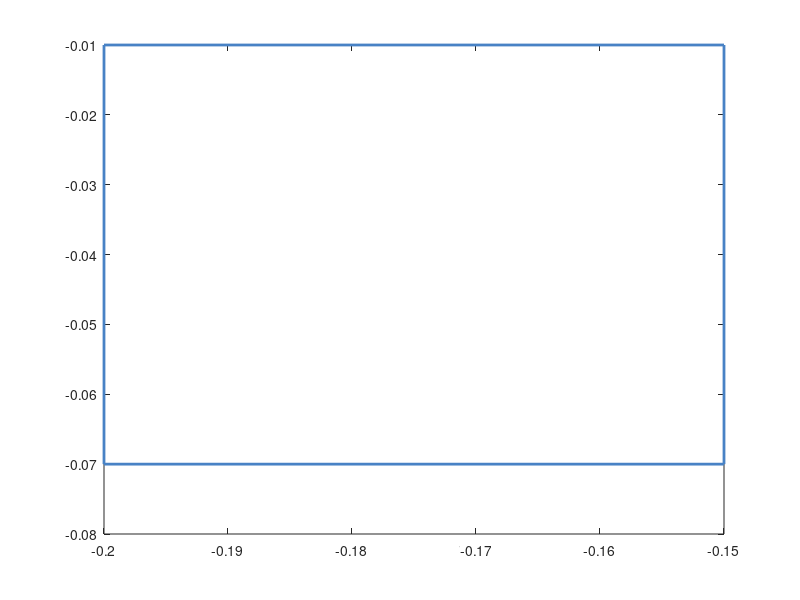

This chart was generated by the following MATLAB code: (Note: this script raises an error after producing the figure.)
plot( [-0.2, -0.15, -0.15, -0.2, -0.2], [-0.07,-0.07,-0.01,-0.01,-0.07] , 'color' , [72/255 130/255 197/255], 'LineWidth', 2.0);
hold on;
clear;
Ts = 0.2;  % Sample Time
N = 3;    % Prediction horizon
Duration = 6; % Simulation horizon

radius = 0.05;

global simulation_result;
global disturb_range;

disturb_range = 0.1; % Disturbance range

formatSpec = '%f %f %f\n';

fileID = fopen('nn_4_relu.txt','w');

for m=1:100

    
x0 = 0.35 + radius*rand(1);
y0 = -0.35 + radius*rand(1);
z0 = 0.35 + radius*rand(1);

x = [x0;y0;z0;];

simulation_result = x;

options = optimoptions('fmincon','Algorithm','sqp','Display','none');
uopt = zeros(N,1);

u_max = 0;

% Apply the control input constraints
LB = -3*ones(N,1);
UB = 3*ones(N,1);

x_now = zeros(3,1);
x_next = zeros(3,1);
z = zeros(4,1);

x_now = x;

% Start simulation
for ct = 1:(Duration/Ts)
     u = NN_output(x_now,3,1,'nn_4_relu');
     
     z(1) = x_now(1) ;
     z(2) = x_now(2) ;
     z(3) = x_now(3) ;
     z(4) = u ;
     
    x_next = system_eq_dis(x_now, Ts, u);

    x = x_next;
    x_now = x_next;
end

plot(simulation_result(1,:),simulation_result(2,:), 'color', [223/255, 67/255, 69/255]);
% title('Benchmark 6 (ReLU)', 'FontSize', 14)
% xlabel('x1', 'FontSize', 14);
% ylabel('x2', 'FontSize', 14);
set(gca,'FontSize',16)
hold on;

fprintf(fileID, formatSpec, simulation_result(1:3,:));

end
fclose(fileID);

% fig = gcf;
% fig.PaperPositionMode = 'auto';
% fig_pos = fig.PaperPosition;
% fig.PaperSize = [fig_pos(3) fig_pos(4)];
% print(fig,'../Benchmarks/benchmark6_relu','-dpdf')
% export_fig ../Benchmarks/benchmark6_relu.pdf